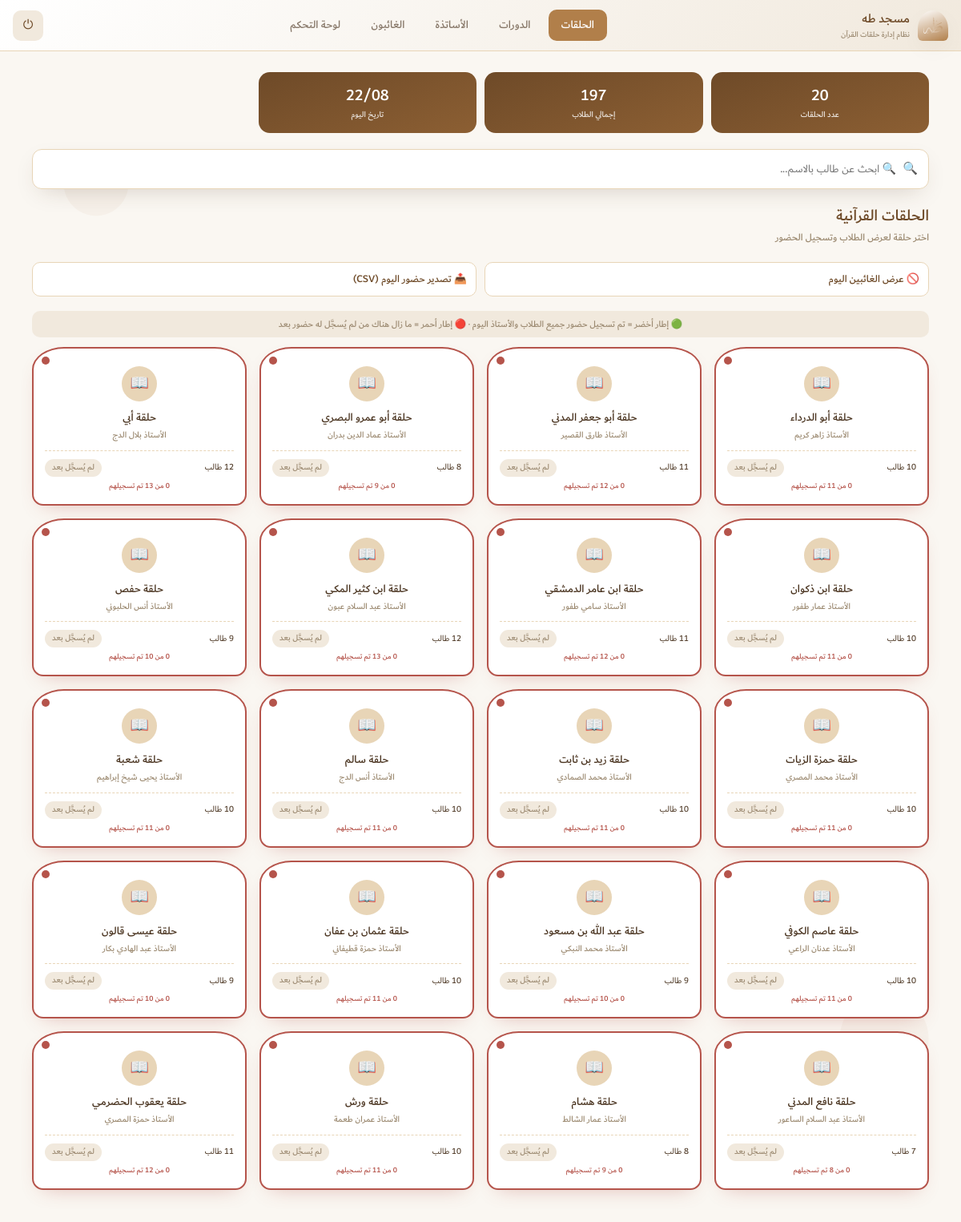
/circles/ (signed in), run on the app's committed database.
### halaqat/models.py (models this page shows, shortened)
class Circle(models.Model):
    name = models.CharField('اسم الحلقة', max_length=150)
    teacher = models.ForeignKey(
        Teacher, verbose_name='الأستاذ المسؤول',
        on_delete=models.SET_NULL, null=True, blank=True,
        related_name='circles',
    )
    description = models.CharField('وصف مختصر', max_length=255, blank=True)
    display_order = models.PositiveIntegerField('ترتيب العرض', default=0, help_text='كلما كان الرقم أصغر ظهرت الحلقة أولاً في قائمة الحلقات.')
    created_at = models.DateTimeField('تاريخ الإنشاء', auto_now_add=True)
    class Meta:
        verbose_name = 'حلقة'
        verbose_name_plural = 'الحلقات'
        ordering = ['display_order', 'name', 'id']
    @property
    def student_count(self):
        return self.students.count()
    def attendance_progress(self, date):
        total = self.student_count
        recorded = Attendance.objects.filter(circle=self, date=date).count()
        if self.teacher:
            total += 1
            if TeacherAttendance.objects.filter(teacher=self.teacher, circle=self, date=date).exists():
                recorded += 1
        return {'total': total, 'recorded': recorded, 'complete': total > 0 and recorded >= total}

class Teacher(models.Model):
    name = models.CharField('اسم الأستاذ', max_length=150)
    phone = models.CharField('رقم الهاتف', max_length=20, blank=True)
    class Meta:
        verbose_name = 'أستاذ'
        verbose_name_plural = 'الأساتذة'
        ordering = ['name']

### halaqat/views.py (the view)
# urls.py: path('circles/', views.circles_list, name='circles_list'),
@login_required
def circles_list(request):
    circles = Circle.objects.select_related('teacher').order_by('display_order', 'name', 'id')
    today = timezone.now().date()
    circle_cards = []
    for circle in circles:
        total_students = circle.student_count
        today_records = Attendance.objects.filter(circle=circle, date=today)
        present_today = today_records.filter(status__in=['present', 'late']).count()
        rate = None
        if today_records.exists():
            counted = today_records.exclude(status='excused').count()
            rate = round((present_today / counted) * 100) if counted else None
        progress = circle.attendance_progress(today)
        if progress['total'] == 0:
            card_status = 'empty'
        elif progress['complete']:
            card_status = 'complete'
        else:
            card_status = 'incomplete'
        circle_cards.append({
            'circle': circle,
            'student_count': total_students,
            'today_rate': rate,
            'card_status': card_status,
            'progress_total': progress['total'],
            'progress_recorded': progress['recorded'],
        })
    context = {
        'circle_cards': circle_cards,
        'total_circles': circles.count(),
        'total_students': Student.objects.count(),
        'today': today,
        'active_nav': 'circles',
    }
    return render(request, 'halaqat/circles_list.html', context)

### halaqat/templates/halaqat/circles_list.html (shortened to what this page needs)
{% extends "halaqat/base.html" %}
{% load static %}
{% block content %}
<div class="stats-row">
  <div class="stat-card"><div class="num">{{ total_circles }}</div><div class="lbl">عدد الحلقات</div></div>
  <div class="stat-card"><div class="num">{{ total_students }}</div><div class="lbl">إجمالي الطلاب</div></div>
  <div class="stat-card"><div class="num">{{ today|date:"d/m" }}</div><div class="lbl">تاريخ اليوم</div></div>
</div>
<div class="search-box">
  <input type="text" id="studentSearch" data-search-url="{% url 'search_students' %}" placeholder="🔍 ابحث عن طالب بالاسم..." autocomplete="off">
  <span class="search-icon">🔍</span>
</div>
<div class="page-header">
  <h2>الحلقات القرآنية</h2>
  <div class="desc">اختر حلقة لعرض الطلاب وتسجيل الحضور</div>
</div>
<div class="quick-links">
  <a href="{% url 'absentees_list' %}" class="btn-secondary">🚫 عرض الغائبين اليوم</a>
  <a href="{% url 'export_attendance_csv' %}?date={{ today|date:'Y-m-d' }}" class="btn-secondary">📤 تصدير حضور اليوم (CSV)</a>
</div>
<p class="autosave-hint">
  🟢 إطار أخضر = تم تسجيل حضور جميع الطلاب والأستاذ اليوم · 🔴 إطار أحمر = ما زال هناك من لم يُسجَّل له حضور بعد
</p>
{% if circle_cards %}
<div class="circles-grid">
  {% for card in circle_cards %}
  <a href="{% url 'circle_detail' card.circle.id %}" class="circle-card status-{{ card.card_status }}">
    {% if card.card_status == 'complete' %}
      <span class="card-status-dot dot-complete" title="اكتمل تسجيل الحضور اليوم"></span>
    {% elif card.card_status == 'incomplete' %}
      <span class="card-status-dot dot-incomplete" title="لم يكتمل تسجيل الحضور اليوم"></span>
    {% endif %}
    <div class="circle-icon">📖</div>
    <h3>{{ card.circle.name }}</h3>
    <div class="teacher">{% if card.circle.teacher %}الأستاذ {{ card.circle.teacher.name }}{% else %}لا يوجد أستاذ محدد{% endif %}</div>
    <div class="row">
      <span>{{ card.student_count }} طالب</span>
      {% if card.today_rate is not None %}
        <span class="badge {% if card.today_rate >= 85 %}good{% else %}mid{% endif %}">{{ card.today_rate }}% حضور</span>
      {% else %}
        <span class="badge none">لم يُسجَّل بعد</span>
      {% endif %}
    </div>
    {% if card.card_status == 'incomplete' %}
      <div class="progress-note incomplete">{{ card.progress_recorded }} من {{ card.progress_total }} تم تسجيلهم</div>
    {% elif card.card_status == 'complete' %}
      <div class="progress-note complete">اكتمل التسجيل ✓</div>
    {% endif %}
  </a>
  {% endfor %}
</div>
{% else %}
<div class="empty-state">
  لا توجد حلقات بعد. يمكنك إضافة حلقة جديدة من <a href="{% url 'admin_panel' %}" style="color:var(--primary-dark); font-weight:700;">لوحة التحكم</a>.
</div>
{% endif %}
{% endblock %}

### halaqat/static/halaqat/css/style.css (style rules this page uses)
:root { --primary: #B17F4A; --primary-dark: #8C5F33; --primary-deep: #6E4A28; --ink: #4A3420; --bg: #FAF7F2; --bg-alt: #F1E9DD; --accent-light: #E8D5B7; --success: #5A9367; --success-bg: #E7F0E9; --warning: #D9A441; --warning-bg: #FAF0DC; --error: #B5544B; --error-bg: #F6E7E5; --late: #C9752F; --late-bg: #FBEBDD; --white: #FFFFFF; --shadow: 0 10px 30px -12px rgba(74, 52, 32, 0.25); --nav-h: 64px; }
* { box-sizing: border-box; margin: 0; padding: 0; -webkit-tap-highlight-color: transparent; }
html { -webkit-text-size-adjust: 100%; }
body { font-family: 'Dubai', 'Segoe UI', Tahoma, Arial, sans-serif; background: var(--bg); color: var(--ink); min-height: 100vh; font-size: 15px; line-height: 1.5; }
a { color: inherit; text-decoration: none; }
button, input, select, textarea { font-family: inherit; }
.page-header { margin-bottom: 20px; }
.page-header h2 { font-size: 20px; color: var(--primary-deep); }
.page-header .desc { font-size: 12.5px; color: #9c8a71; margin-top: 4px; font-weight: 500; }
.stats-row { display: grid; grid-template-columns: repeat(3, 1fr); gap: 10px; margin-bottom: 20px; }
.stat-card { background: linear-gradient(160deg, var(--primary-deep), var(--primary-dark)); color: #fff; border-radius: 14px; padding: 14px 10px; text-align: center; }
.stat-card .num { font-size: 20px; font-weight: 700; }
.stat-card .lbl { font-size: 10.5px; opacity: 0.85; font-weight: 500; margin-top: 2px; }
.circles-grid { display: grid; grid-template-columns: repeat(auto-fill, minmax(155px, 1fr)); gap: 12px; }
.circle-card { position: relative; background: var(--white); border-radius: 40px 40px 14px 14px / 28px 28px 14px 14px; padding: 22px 14px 16px; text-align: center; border: 1px solid var(--accent-light); box-shadow: var(--shadow); transition: transform .15s; }
.circle-card.status-incomplete { border: 2px solid var(--error); box-shadow: 0 10px 26px -14px rgba(181,84,75,0.45); }
.circle-card .card-status-dot { position: absolute; top: 10px; left: 10px; width: 10px; height: 10px; border-radius: 50%; }
.circle-card .card-status-dot.dot-incomplete { background: var(--error); }
.circle-card .progress-note { font-size: 9.5px; font-weight: 700; margin-top: 4px; }
.progress-note.incomplete { color: var(--error); }
.circle-icon { width: 44px; height: 44px; margin: 0 auto 10px; border-radius: 50%; background: var(--accent-light); display: flex; align-items: center; justify-content: center; font-size: 19px; }
.circle-card h3 { font-size: 14px; color: var(--ink); margin-bottom: 3px; }
.circle-card .teacher { font-size: 11px; color: #9c8a71; font-weight: 500; margin-bottom: 10px; }
.circle-card .row { display: flex; justify-content: space-between; align-items: center; font-size: 11px; padding-top: 10px; border-top: 1px dashed var(--accent-light); }
.badge { padding: 3px 9px; border-radius: 20px; font-size: 10.5px; font-weight: 700; white-space: nowrap; }
.badge.none { background: var(--bg-alt); color: #9c8a71; }
.quick-links { display: flex; gap: 10px; margin-bottom: 18px; flex-wrap: wrap; }
.quick-links .btn-secondary { width: auto; flex: 1; min-width: 160px; }
.autosave-hint { font-size: 11.5px; color: #9c8a71; font-weight: 500; background: var(--bg-alt); border-radius: 10px; padding: 8px 12px; margin-bottom: 12px; text-align: center; }
.search-box { position: relative; margin-bottom: 18px; }
.search-box input { width: 100%; padding: 12px 40px 12px 14px; border-radius: 12px; border: 1.5px solid var(--accent-light); font-family: inherit; font-size: 14px; background: var(--white); box-shadow: var(--shadow); }
.search-box .search-icon { position: absolute; top: 50%; right: 14px; transform: translateY(-50%); font-size: 15px; color: #b7a78d; pointer-events: none; }
.btn-secondary { width: 100%; padding: 11px; border-radius: 10px; font-weight: 700; font-size: 13px; border: 1.5px solid var(--accent-light); background: var(--white); color: var(--primary-deep); cursor: pointer; }
@media (min-width: 720px) { :root { --nav-h: 0px; } }
@media (min-width: 720px) { .stats-row { grid-template-columns: repeat(4, 1fr); } }
@media (min-width: 720px) { .circles-grid { grid-template-columns: repeat(auto-fill, minmax(220px, 1fr)); gap: 16px; } }

### data on the page
Circle: circle.name "حلقة أبو الدرداء", circle.teacher.name "زاهر كريم", student_count "10", progress_total "11"
Circle: circle.name "حلقة أبو جعفر المدني", circle.teacher.name "طارق القصير", student_count "11", progress_total "12"
Circle: circle.name "حلقة أبو عمرو البصري", circle.teacher.name "عماد الدين بدران", student_count "8", progress_recorded "0"
Circle: circle.name "حلقة أبي", circle.teacher.name "بلال الدج", student_count "12", progress_total "13"
Circle: circle.name "حلقة ابن ذكوان", circle.teacher.name "عمار طفور", student_count "10", progress_total "11"
Circle: circle.name "حلقة ابن عامر الدمشقي", circle.teacher.name "سامي طفور", student_count "11", progress_total "12"
Circle: circle.name "حلقة ابن كثير المكي", circle.teacher.name "عبد السلام عبون", student_count "12", progress_total "13"
Circle: circle.name "حلقة حفص", circle.teacher.name "أنس الحلبوني", student_count "9", progress_total "10"
Circle: circle.name "حلقة حمزة الزيات", circle.teacher.name "محمد المصري", student_count "10", progress_total "11"
Circle: circle.name "حلقة زيد بن ثابت", circle.teacher.name "محمد الصمادي", student_count "10", progress_total "11"
Circle: circle.name "حلقة سالم", circle.teacher.name "أنس الدج", student_count "10", progress_total "11"
Circle: circle.name "حلقة شعبة", circle.teacher.name "يحيى شيخ إبراهيم", student_count "10", progress_total "11"
Circle: circle.name "حلقة عاصم الكوفي", circle.teacher.name "عدنان الراعي", student_count "10", progress_total "11"
Circle: circle.name "حلقة عبد الله بن مسعود", circle.teacher.name "محمد النبكي", student_count "9", progress_total "10"
Circle: circle.name "حلقة عثمان بن عفان", circle.teacher.name "حمزة قطيفاني", student_count "10", progress_total "11"
Circle: circle.name "حلقة عيسى قالون", circle.teacher.name "عبد الهادي بكار", student_count "9", progress_total "10"
Circle: circle.name "حلقة نافع المدني", circle.teacher.name "عبد السلام الساعور", student_count "7", progress_recorded "0"
Circle: circle.name "حلقة هشام", circle.teacher.name "عمار الشالط", student_count "8", progress_recorded "0"
Circle: circle.name "حلقة ورش", circle.teacher.name "عمران طعمة", student_count "10", progress_total "11"
Circle: circle.name "حلقة يعقوب الحضرمي", circle.teacher.name "حمزة المصري", student_count "11", progress_total "12"

### other printed values
{{ total_circles }} "20"
{{ total_students }} "197"
